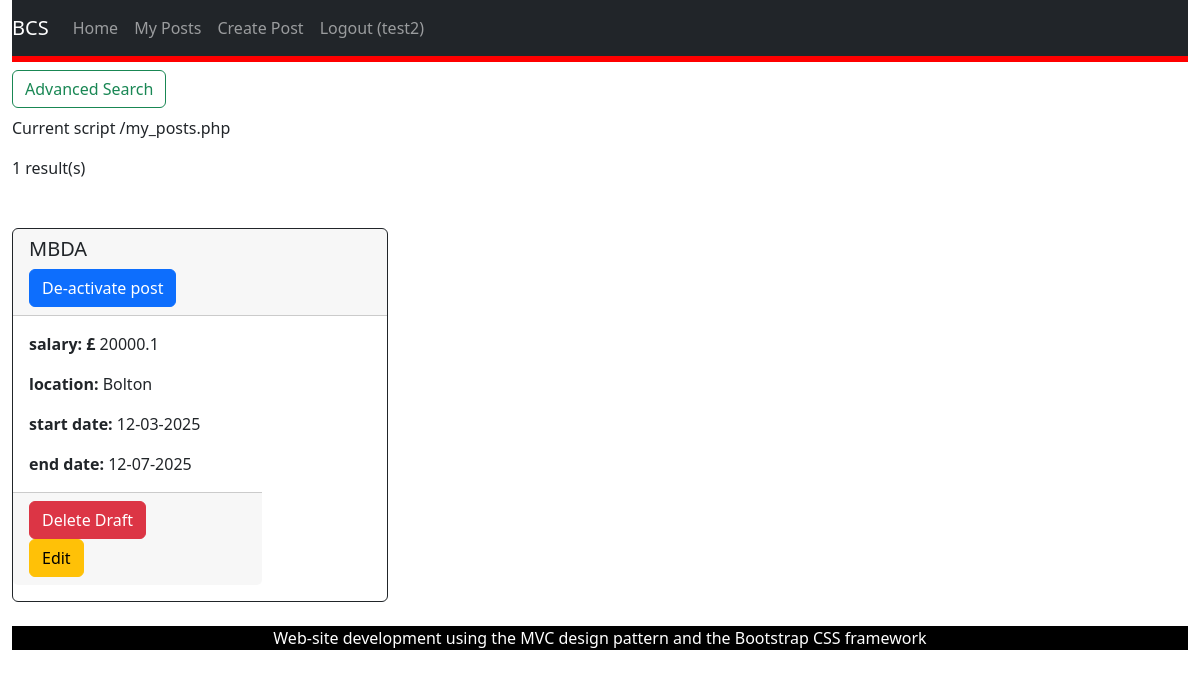
The app's page /my_posts.php (signed in) with its own data.
### tables this page shows
CREATE TABLE "placement_opportunity"
(
    placement_ID INTEGER
        primary key autoincrement,
    employer_ID  INTEGER
        references users,
    title        TEXT not null,
    description  TEXT not null,
    salary       REAL,
    location     TEXT not null,
    start_date   DATE not null,
    end_date     DATE not null,
    status       TEXT
, deadline DATE, date_posted DATE DEFAULT NULL, about_company TEXT, what_we_offer TEXT);

### my_posts.php (called while the page is built, shortened)
<?php
require_once('Models/PlacementsDataSet.php');
$view = new stdClass();
$view->pageTitle = 'My Posts';
$employerId = $_SESSION['user_id'];
$placementsDataSet = new PlacementsDataSet();
$view->placementsDataSet = $placementsDataSet->fetchPostsByEmployerID($employerId);
if (count($view->placementsDataSet) == 0)
{
    $view->dbMessage = "No results";
}
else
{
    $view->dbMessage = count($view->placementsDataSet) . " result(s)";
}
$view->success = $_SESSION['placements_success'] ?? null;
require_once('Views/my_posts.phtml');

### Models/Database.php (called while the page is built, shortened)
<?php
class Database {
    protected static $_dbInstance = null;
    protected $_dbHandle;
    public static function getInstance() {
        if(self::$_dbInstance === null) {
            self::$_dbInstance = new self();
        }
        return self::$_dbInstance;
    }
    private function __construct() {
        try {
            $this->_dbHandle = new PDO("sqlite:identifier.sqlite");
        }
        catch (PDOException $e) {
            echo $e->getMessage();
        }
    }
    public function getdbConnection() {
        return $this->_dbHandle;
    }
}

### Models/PlacementsDataSet.php (called while the page is built, shortened)
<?php
require_once('Database.php');
require_once('PlacementsData.php');
class PlacementsDataSet {
    protected $_dbHandle, $_dbInstance;
    public function __construct() {
        $this->_dbInstance = Database::getInstance();
        $this->_dbHandle = $this->_dbInstance->getdbConnection();
    }
    public function fetchPostsByEmployerID($employerId) {
        $sqlQuery = 'SELECT * FROM placement_opportunity WHERE employer_id = :employerId;';
        $statement = $this->_dbHandle->prepare($sqlQuery);
        $statement->bindParam(':employerId', $employerId, PDO::PARAM_INT);
        $statement->execute();
        $dataSet = [];
        while ($row = $statement->fetch(PDO::FETCH_ASSOC)) {
            $dataSet[] = new PlacementsData($row);
        }
        return $dataSet;
    }
}

### Models/PlacementsData.php (called while the page is built, shortened)
<?php
class PlacementsData {
    protected $placement_id, $employer_id, $title, $description,$salary, $location, $start_date, $end_date, $status, $deadline, $date_posted;
    public function __construct($dbRow) {
        $this->placement_id = $dbRow['placement_ID'];
        $this->title = $dbRow['title'];
        $this->salary = $dbRow['salary'];
        $this->location = $dbRow['location'];
        $this->start_date = $dbRow['start_date'];
        $this->end_date = $dbRow['end_date'];
        $this->status = $dbRow['status'] ?? 'Active';
    }
    public function getPlacementID() {
        return $this->placement_id;
    }
    public function getTitle() {
        return $this->title;
    }
    public function getSalary() {
        return $this->salary;
    }
    public function getLocation() {
        return $this->location;
    }
    public function getStartDate() {
        return $this->start_date;
    }
    public function getEndDate() {
        return $this->end_date;
    }
    public function getStatus() {
        return $this->status;
    }
}

### Views/my_posts.phtml (the view, shortened to what this page needs)
<?php require('template/header.phtml');
?>
<?php if (isset($_SESSION['role']) == "employer"):?>
    <div class="col-3">
        <button class="btn btn-outline-success my-4 my-sm-2" type="submit" data-bs-toggle="collapse" data-bs-target="#advancedOptions" aria-expanded="false" aria-controls="advancedOptions" >Advanced Search
        </button>
    </div>
    <div class="col-4">
        <p>Current script <?php echo $_SERVER["PHP_SELF"]; ?></p>
    </div>
    <div class="col-2">
        <p><?php echo $view->dbMessage; ?></p>
    </div>
    <div class="row row-cols-1 row-cols-md-3 g-4 my-4">
        <?php foreach ($view->placementsDataSet as $placementsData) { ?>
            <div class="col">
                <div class="card border-dark mb-3 h-100">
                    <div class="card-header">
                        <h5><?php echo $placementsData->getTitle(); ?></h5>
                        <form action="my_posts.php" method="POST">
                            <?php if ($placementsData->getStatus() == "active"):?>
                                <button type="submit" class="btn btn-primary" name ="de-activate_status">
                                    De-activate post
                                </button>
                            <?php endif; ?>
                        </form>
                    </div>
                    <?php ?><div class="col-md-8">
                        <div class="card-body">
                            <p class="card-text"><b>salary: £</b> <?php echo $placementsData->getSalary()?></p>
                            <p class="card-text"><b>location:</b> <?php echo $placementsData->getLocation()?></p>
                            <p class="card-text"><b>start date:</b> <?php echo $placementsData->getStartDate()?></p>
                            <p class="card-text"><b>end date:</b> <?php echo $placementsData->getEndDate()?></p>
                        </div>
                        <div class="card-footer">
                            <button type="button" class="btn btn-danger" data-bs-toggle="modal" data-bs-target="#deleteModal<?php echo $placementsData->getPlacementID(); ?>">
                                Delete Draft
                            </button>
                            <form action="edit_post.php" method="POST">
                                <button type="submit" class="btn btn-warning" name ="id" value="<?php echo $placementsData->getPlacementID() ?>">
                                    Edit
                                </button>
                            </form>
                        </div>
                    </div>
                </div>
            </div>
        <?php } ?>
    </div>
<?php endif; ?>
<?php require('template/footer.phtml') ?>

### records on screen
placement_opportunity: title "MBDA", status "De-activate post", salary "20000.1", location "Bolton", start_date "12-03-2025", end_date "12-07-2025", $placementsData->getPlacementID() 1 (drawn)

### other values on screen
$_SESSION['name'] "test2"
$_SERVER["PHP_SELF"] "/my_posts.php"
$view->dbMessage "1 result(s)"
